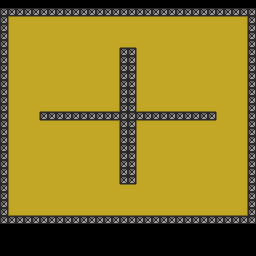

This is a level from a 2D game, rendered from its Tiled map with the project's own tilesets. A one-line summary and the complete map file follow:
An orthogonal 32x32 tile map with 8x8 px tiles, 2 tile layers (collision, map).

<map version="1.0" orientation="orthogonal" renderorder="right-down" width="32" height="32" tilewidth="8" tileheight="8" nextobjectid="1">
 <tileset firstgid="1" name="tiles" tilewidth="8" tileheight="8" tilecount="128" columns="32">
  <image source="level7.png" width="256" height="32" />
 </tileset>
 <layer name="collision" width="32" height="32">
  <data encoding="csv">
2,2,2,2,2,2,2,2,2,2,2,2,2,2,2,2,2,2,2,2,2,2,2,2,2,2,2,2,2,2,2,2,
2,2,2,2,2,2,2,2,2,2,2,2,2,2,2,2,2,2,2,2,2,2,2,2,2,2,2,2,2,2,2,2,
2,1,1,1,1,1,1,1,1,1,1,1,1,1,1,1,1,1,1,1,1,1,1,1,1,1,1,1,1,1,1,2,
2,1,1,1,1,1,1,1,1,1,1,1,1,1,1,1,1,1,1,1,1,1,1,1,1,1,1,1,1,1,1,2,
2,1,1,1,1,1,1,1,1,1,1,1,1,1,1,1,1,1,1,1,1,1,1,1,1,1,1,1,1,1,1,2,
2,1,1,1,1,1,1,1,1,1,1,1,1,1,1,1,1,1,1,1,1,1,1,1,1,1,1,1,1,1,1,2,
2,1,1,1,1,1,1,1,1,1,1,1,1,1,1,2,2,1,1,1,1,1,1,1,1,1,1,1,1,1,1,2,
2,1,1,1,1,1,1,1,1,1,1,1,1,1,1,2,2,1,1,1,1,1,1,1,1,1,1,1,1,1,1,2,
2,1,1,1,1,1,1,1,1,1,1,1,1,1,1,2,2,1,1,1,1,1,1,1,1,1,1,1,1,1,1,2,
2,1,1,1,1,1,1,1,1,1,1,1,1,1,1,2,2,1,1,1,1,1,1,1,1,1,1,1,1,1,1,2,
2,1,1,1,1,1,1,1,1,1,1,1,1,1,1,2,2,1,1,1,1,1,1,1,1,1,1,1,1,1,1,2,
2,1,1,1,1,1,1,1,1,1,1,1,1,1,1,2,2,1,1,1,1,1,1,1,1,1,1,1,1,1,1,2,
2,1,1,1,1,1,1,1,1,1,1,1,1,1,1,2,2,1,1,1,1,1,1,1,1,1,1,1,1,1,1,2,
2,1,1,1,1,1,1,1,1,1,1,1,1,1,1,2,2,1,1,1,1,1,1,1,1,1,1,1,1,1,1,2,
2,1,1,1,1,2,2,2,2,2,2,2,2,2,2,2,2,2,2,2,2,2,2,2,2,2,2,1,1,1,1,2,
2,1,1,1,1,1,1,1,1,1,1,1,1,1,1,2,2,1,1,1,1,1,1,1,1,1,1,1,1,1,1,2,
2,1,1,1,1,1,1,1,1,1,1,1,1,1,1,2,2,1,1,1,1,1,1,1,1,1,1,1,1,1,1,2,
2,1,1,1,1,1,1,1,1,1,1,1,1,1,1,2,2,1,1,1,1,1,1,1,1,1,1,1,1,1,1,2,
2,1,1,1,1,1,1,1,1,1,1,1,1,1,1,2,2,1,1,1,1,1,1,1,1,1,1,1,1,1,1,2,
2,1,1,1,1,1,1,1,1,1,1,1,1,1,1,2,2,1,1,1,1,1,1,1,1,1,1,1,1,1,1,2,
2,1,1,1,1,1,1,1,1,1,1,1,1,1,1,2,2,1,1,1,1,1,1,1,1,1,1,1,1,1,1,2,
2,1,1,1,1,1,1,1,1,1,1,1,1,1,1,2,2,1,1,1,1,1,1,1,1,1,1,1,1,1,1,2,
2,1,1,1,1,1,1,1,1,1,1,1,1,1,1,2,2,1,1,1,1,1,1,1,1,1,1,1,1,1,1,2,
2,1,1,1,1,1,1,1,1,1,1,1,1,1,1,1,1,1,1,1,1,1,1,1,1,1,1,1,1,1,1,2,
2,1,1,1,1,1,1,1,1,1,1,1,1,1,1,1,1,1,1,1,1,1,1,1,1,1,1,1,1,1,1,2,
2,1,1,1,1,1,1,1,1,1,1,1,1,1,1,1,1,1,1,1,1,1,1,1,1,1,1,1,1,1,1,2,
2,1,1,1,1,1,1,1,1,1,1,1,1,1,1,1,1,1,1,1,1,1,1,1,1,1,1,1,1,1,1,2,
2,2,2,2,2,2,2,2,2,2,2,2,2,2,2,2,2,2,2,2,2,2,2,2,2,2,2,2,2,2,2,2,
2,2,2,2,2,2,2,2,2,2,2,2,2,2,2,2,2,2,2,2,2,2,2,2,2,2,2,2,2,2,2,2,
2,2,2,2,2,2,2,2,2,2,2,2,2,2,2,2,2,2,2,2,2,2,2,2,2,2,2,2,2,2,2,2,
2,2,2,2,2,2,2,2,2,2,2,2,2,2,2,2,2,2,2,2,2,2,2,2,2,2,2,2,2,2,2,2,
2,2,2,2,2,2,2,2,2,2,2,2,2,2,2,2,2,2,2,2,2,2,2,2,2,2,2,2,2,2,2,2
</data>
 </layer>
 <layer name="map" width="32" height="32">
  <data encoding="csv">
1,1,1,1,1,1,1,1,1,1,1,1,1,1,1,1,1,1,1,1,1,1,1,1,1,1,1,1,1,1,1,1,
2,2,2,2,2,2,2,2,2,2,2,2,2,2,2,2,2,2,2,2,2,2,2,2,2,2,2,2,2,2,2,2,
2,4,9,9,9,9,9,9,9,9,9,9,9,9,9,9,9,9,9,9,9,9,9,9,9,9,9,9,9,9,5,2,
2,11,3,3,3,3,3,3,3,3,3,3,3,3,3,3,3,3,3,3,3,3,3,3,3,3,3,3,3,3,10,2,
2,11,3,3,3,3,3,3,3,3,3,3,3,3,3,3,3,3,3,3,3,3,3,3,3,3,3,3,3,3,10,2,
2,11,3,3,3,3,3,3,3,3,3,3,3,3,3,8,8,3,3,3,3,3,3,3,3,3,3,3,3,3,10,2,
2,11,3,3,3,3,3,3,3,3,3,3,3,3,10,2,2,11,3,3,3,3,3,3,3,3,3,3,3,3,10,2,
2,11,3,3,3,3,3,3,3,3,3,3,3,3,10,2,2,11,3,3,3,3,3,3,3,3,3,3,3,3,10,2,
2,11,3,3,3,3,3,3,3,3,3,3,3,3,10,2,2,11,3,3,3,3,3,3,3,3,3,3,3,3,10,2,
2,11,3,3,3,3,3,3,3,3,3,3,3,3,10,2,2,11,3,3,3,3,3,3,3,3,3,3,3,3,10,2,
2,11,3,3,3,3,3,3,3,3,3,3,3,3,10,2,2,11,3,3,3,3,3,3,3,3,3,3,3,3,10,2,
2,11,3,3,3,3,3,3,3,3,3,3,3,3,10,2,2,11,3,3,3,3,3,3,3,3,3,3,3,3,10,2,
2,11,3,3,3,3,3,3,3,3,3,3,3,3,10,2,2,11,3,3,3,3,3,3,3,3,3,3,3,3,10,2,
2,11,3,3,3,8,8,8,8,8,8,8,8,8,6,2,2,7,8,8,8,8,8,8,8,8,8,3,3,3,10,2,
2,11,3,3,10,2,2,2,2,2,2,2,2,2,2,2,2,2,2,2,2,2,2,2,2,2,2,11,3,3,10,2,
2,11,3,3,3,9,9,9,9,9,9,9,9,9,5,2,2,4,9,9,9,9,9,9,9,9,9,3,3,3,10,2,
2,11,3,3,3,3,3,3,3,3,3,3,3,3,10,2,2,11,3,3,3,3,3,3,3,3,3,3,3,3,10,2,
2,11,3,3,3,3,3,3,3,3,3,3,3,3,10,2,2,11,3,3,3,3,3,3,3,3,3,3,3,3,10,2,
2,11,3,3,3,3,3,3,3,3,3,3,3,3,10,2,2,11,3,3,3,3,3,3,3,3,3,3,3,3,10,2,
2,11,3,3,3,3,3,3,3,3,3,3,3,3,10,2,2,11,3,3,3,3,3,3,3,3,3,3,3,3,10,2,
2,11,3,3,3,3,3,3,3,3,3,3,3,3,10,2,2,11,3,3,3,3,3,3,3,3,3,3,3,3,10,2,
2,11,3,3,3,3,3,3,3,3,3,3,3,3,10,2,2,11,3,3,3,3,3,3,3,3,3,3,3,3,10,2,
2,11,3,3,3,3,3,3,3,3,3,3,3,3,10,2,2,11,3,3,3,3,3,3,3,3,3,3,3,3,10,2,
2,11,3,3,3,3,3,3,3,3,3,3,3,3,3,9,9,3,3,3,3,3,3,3,3,3,3,3,3,3,10,2,
2,11,3,3,3,3,3,3,3,3,3,3,3,3,3,3,3,3,3,3,3,3,3,3,3,3,3,3,3,3,10,2,
2,11,3,3,3,3,3,3,3,3,3,3,3,3,3,3,3,3,3,3,3,3,3,3,3,3,3,3,3,3,10,2,
2,7,8,8,8,8,8,8,8,8,8,8,8,8,8,8,8,8,8,8,8,8,8,8,8,8,8,8,8,8,6,2,
2,2,2,2,2,2,2,2,2,2,2,2,2,2,2,2,2,2,2,2,2,2,2,2,2,2,2,2,2,2,2,2,
1,1,1,1,1,1,1,1,1,1,1,1,1,1,1,1,1,1,1,1,1,1,1,1,1,1,1,1,1,1,1,1,
1,1,1,1,1,1,1,1,1,1,1,1,1,1,1,1,1,1,1,1,1,1,1,1,1,1,1,1,1,1,1,1,
1,1,1,1,1,1,1,1,1,1,1,1,1,1,1,1,1,1,1,1,1,1,1,1,1,1,1,1,1,1,1,1,
1,1,1,1,1,1,1,1,1,1,1,1,1,1,1,1,1,1,1,1,1,1,1,1,1,1,1,1,1,1,1,1
</data>
 </layer>
</map>